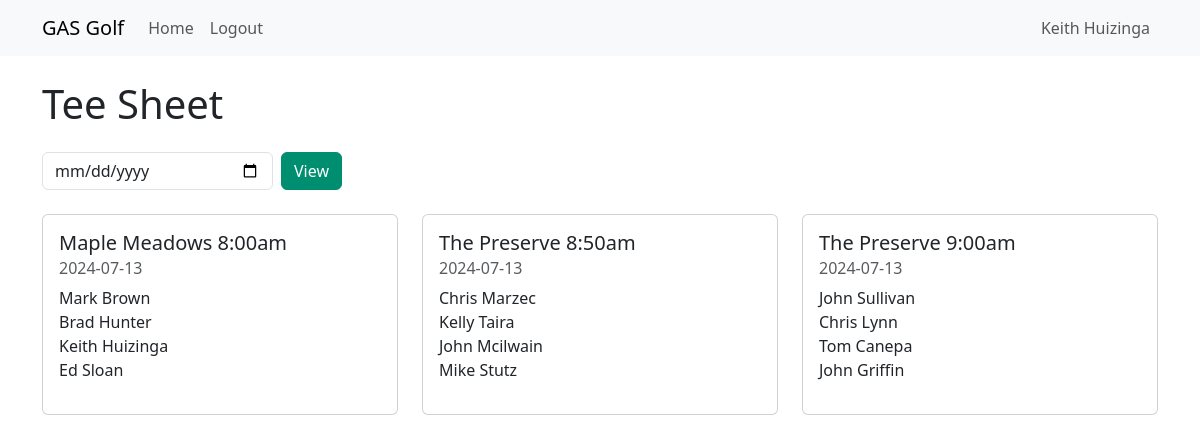
Screenshot of /GRPR/tee_sheet?gDate=2024-07-13 (signed in) with the database file from the repository.
### GRPR/models.py (models this page shows)
class Courses(models.Model):
    crewID = models.IntegerField()
    courseName = models.CharField(max_length=256)
    courseTimeSlot = models.CharField(max_length=256)
    class Meta:
        db_table = "Courses"

class Players(models.Model):
    user = models.OneToOneField(User, on_delete=models.CASCADE, null=True, blank=True) # Links to the built-in Django User model, a foreign key
    CrewID = models.IntegerField()
    FirstName = models.CharField(max_length=30)
    LastName = models.CharField(max_length=30)
    Email = models.CharField(max_length=256)
    Mobile = models.CharField(max_length=256)
    SplitPartner = models.IntegerField(null=True)
    class Meta:
        db_table = "Players"

### GRPR/views.py (the view)
# urls.py: path('tee_sheet', views.teesheet_view, name='teesheet_view'),
@login_required
def teesheet_view(request):
    if request.method == "GET" and "gDate" in request.GET:
        gDate = request.GET["gDate"]
        if not gDate:
            return HttpResponseBadRequest("Date is required.")
        queryset = TeeTimesInd.objects.filter(gDate=gDate).select_related('PID', 'CourseID')
        cards = {}
        for teetime in queryset:
            courseName = teetime.CourseID.courseName
            courseTimeSlot = teetime.CourseID.courseTimeSlot
            key = (courseName, courseTimeSlot)
            if key not in cards:
                cards[key] = {
                    "courseName": courseName,
                    "courseTimeSlot": courseTimeSlot,
                    "gDate": gDate,
                    "players": []
                }
            player = teetime.PID
            cards[key]["players"].append({
                "firstName": player.FirstName,
                "lastName": player.LastName
            })
        context = {
            "cards": cards,
            "gDate": gDate,  # Add the chosen date to the context
            "first_name": request.user.first_name,  # Add the first name of the logged-in user
            "last_name": request.user.last_name, # Add the last name of the logged-in user
        }
        return render(request, "GRPR/teesheet.html", context)
    else:
        return HttpResponseBadRequest("Invalid request.")

### GRPR/templates/GRPR/teesheet.html (shortened to what this page needs)
<!DOCTYPE html>
<html lang="en">
{% load static %}
<head>
     <link rel="stylesheet" href="{% static 'css/styles.css' %}">
    <link rel="stylesheet" href="https://cdn.jsdelivr.net/npm/bootstrap@5.3.0/dist/css/bootstrap.min.css">
</head>
<body>
    <nav class="navbar navbar-expand-lg navbar-light bg-light">
        <div class="container">
            <a class="navbar-brand">GAS Golf</a>
            <div class="collapse navbar-collapse" id="navbarSupportedContent">
                <ul class="navbar-nav mr-auto">
                    <li class="nav-item active">
                        <a href="{% url 'home_page' %}" class="nav-link" role="button">Home</a>
                    </li>
                    <li class="nav-item">
                        <a href="{% url 'logout' %}" class="nav-link" role="button">Logout</a>
                    </li>
                </ul>
                <ul class="navbar-nav ms-auto">
                    <li class="nav-item">
                        <a href="#" class="nav-link" role="button">{{ first_name }} {{ last_name }}</a>
                    </li>
                </ul>
            </div>
        </div>
    </nav>
    <div class="container my-4">
        <h1 class="mb-4">Tee Sheet</h1>
        <form method="get" action="{% url 'teesheet_view' %}" class="mb-4">
            <div class="d-flex" style="max-width: 300px;">
                <input type="date" name="gDate" class="form-control" required>
                <button type="submit" class="btn btn-primary ms-2">View</button>
            </div>
        </form>
        <div class="row justify-content-center">
            {% for card in cards.values %}
                <div class="col-md-4 col-sm-6 mb-4">
                    <div class="card">
                        <div class="card-body">
                            <h5 class="card-title">{{ card.courseName }} {{ card.courseTimeSlot }}am</h5>
                            <h6 class="card-subtitle mb-2 text-muted">{{ card.gDate }}</h6>
                            <ul class="list-unstyled">
                                {% for player in card.players %}
                                    <li>{{ player.firstName }} {{ player.lastName }}</li>
                                {% endfor %}
                            </ul>
                        </div>
                    </div>
                </div>
            {% endfor %}
        </div>
    </div>
</body>
</html>

### GRPR/static/css/styles.css (style rules this page uses)
.btn { background-color: #008e70 !important; border-color: #008e70 !important; color: white !important; padding: 0.375rem 0.75rem; font-size: 1rem; border-width: 1px; }

### rows the page displays
Courses: courseName "Maple Meadows", courseTimeSlot "8:00"
Players: firstName "Mark", lastName "Brown"
Players: firstName "Brad", lastName "Hunter"
Players: firstName "Keith", lastName "Huizinga"
Players: firstName "Ed", lastName "Sloan"
Courses: courseName "The Preserve", courseTimeSlot "8:50"
Players: firstName "Chris", lastName "Marzec"
Players: firstName "Kelly", lastName "Taira"
Players: firstName "John", lastName "Mcilwain"
Players: firstName "Mike", lastName "Stutz"
Courses: courseName "The Preserve", courseTimeSlot "9:00"
Players: firstName "John", lastName "Sullivan"
Players: firstName "Chris", lastName "Lynn"
Players: firstName "Tom", lastName "Canepa"
Players: firstName "John", lastName "Griffin"

### other values shown
{{ first_name }} "Keith"
{{ last_name }} "Huizinga"
{{ card.gDate }} "2024-07-13" "2024-07-13" "2024-07-13"
